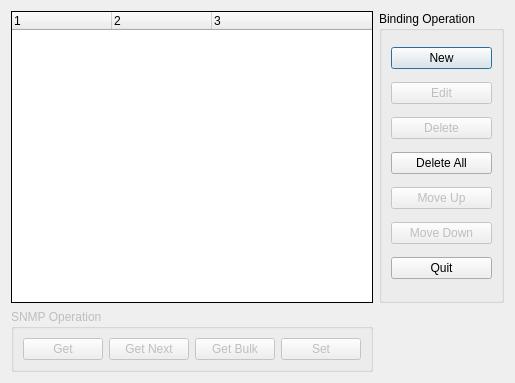
<ui version="4.0" >
 <class>Varbinds</class>
 <widget class="QDialog" name="Varbinds" >
  <property name="geometry" >
   <rect>
    <x>0</x>
    <y>0</y>
    <width>499</width>
    <height>383</height>
   </rect>
  </property>
  <property name="windowTitle" >
   <string>Multiple Variable Bindings</string>
  </property>
  <layout class="QGridLayout" >
   <item row="0" column="1" >
    <widget class="QGroupBox" name="VarbindsOps" >
     <property name="title" >
      <string>Binding Operation</string>
     </property>
     <layout class="QVBoxLayout" >
      <item>
       <widget class="QPushButton" name="NewOp" >
        <property name="text" >
         <string>New</string>
        </property>
       </widget>
      </item>
      <item>
       <widget class="QPushButton" name="EditOp" >
        <property name="enabled" >
         <bool>false</bool>
        </property>
        <property name="text" >
         <string>Edit</string>
        </property>
       </widget>
      </item>
      <item>
       <widget class="QPushButton" name="DeleteOp" >
        <property name="enabled" >
         <bool>false</bool>
        </property>
        <property name="text" >
         <string>Delete</string>
        </property>
       </widget>
      </item>
      <item>
       <widget class="QPushButton" name="DeleteAllOp" >
        <property name="text" >
         <string>Delete All</string>
        </property>
       </widget>
      </item>
      <item>
       <widget class="QPushButton" name="MoveUpOp" >
        <property name="enabled" >
         <bool>false</bool>
        </property>
        <property name="text" >
         <string>Move Up</string>
        </property>
       </widget>
      </item>
      <item>
       <widget class="QPushButton" name="MoveDownOp" >
        <property name="enabled" >
         <bool>false</bool>
        </property>
        <property name="text" >
         <string>Move Down</string>
        </property>
       </widget>
      </item>
      <item>
       <widget class="QPushButton" name="QuitOp" >
        <property name="text" >
         <string>Quit</string>
        </property>
       </widget>
      </item>
     </layout>
    </widget>
   </item>
   <item row="1" column="0" >
    <widget class="QGroupBox" name="SNMPOps" >
     <property name="enabled" >
      <bool>false</bool>
     </property>
     <property name="title" >
      <string>SNMP Operation</string>
     </property>
     <layout class="QHBoxLayout" >
      <item>
       <widget class="QPushButton" name="GetOp" >
        <property name="text" >
         <string>Get</string>
        </property>
       </widget>
      </item>
      <item>
       <widget class="QPushButton" name="GetNextOp" >
        <property name="text" >
         <string>Get Next</string>
        </property>
       </widget>
      </item>
      <item>
       <widget class="QPushButton" name="GetBulkOp" >
        <property name="text" >
         <string>Get Bulk</string>
        </property>
       </widget>
      </item>
      <item>
       <widget class="QPushButton" name="SetOp" >
        <property name="text" >
         <string>Set</string>
        </property>
       </widget>
      </item>
     </layout>
    </widget>
   </item>
   <item row="0" column="0" >
    <widget class="QTreeWidget" name="treeWidget" >
     <property name="frameShape" >
      <enum>QFrame::Box</enum>
     </property>
     <property name="frameShadow" >
      <enum>QFrame::Plain</enum>
     </property>
     <property name="selectionMode" >
      <enum>QAbstractItemView::ExtendedSelection</enum>
     </property>
     <property name="columnCount" >
      <number>3</number>
     </property>
     <column>
      <property name="text" >
       <string>1</string>
      </property>
     </column>
     <column>
      <property name="text" >
       <string>2</string>
      </property>
     </column>
     <column>
      <property name="text" >
       <string>3</string>
      </property>
     </column>
    </widget>
   </item>
  </layout>
 </widget>
 <resources/>
 <connections/>
</ui>
